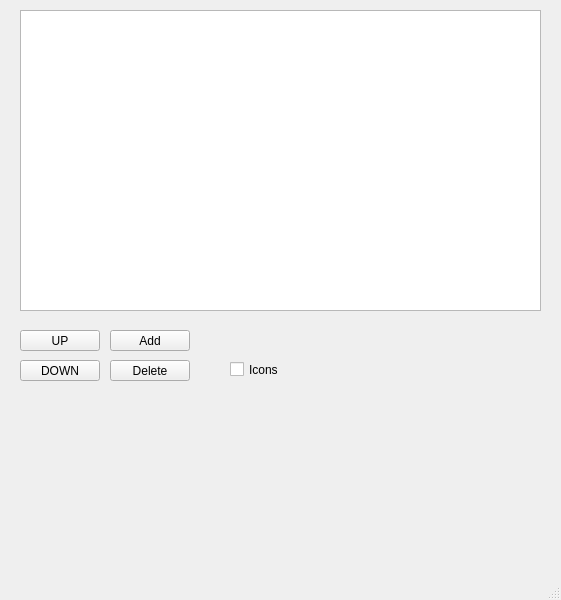
<?xml version="1.0" encoding="UTF-8"?>
<ui version="4.0">
 <class>MainWindow</class>
 <widget class="QMainWindow" name="MainWindow">
  <property name="geometry">
   <rect>
    <x>0</x>
    <y>0</y>
    <width>561</width>
    <height>600</height>
   </rect>
  </property>
  <property name="windowTitle">
   <string>MainWindow</string>
  </property>
  <widget class="QWidget" name="centralwidget">
   <widget class="QListView" name="listView">
    <property name="geometry">
     <rect>
      <x>20</x>
      <y>10</y>
      <width>521</width>
      <height>301</height>
     </rect>
    </property>
   </widget>
   <widget class="QPushButton" name="ButtonUp">
    <property name="geometry">
     <rect>
      <x>20</x>
      <y>330</y>
      <width>80</width>
      <height>21</height>
     </rect>
    </property>
    <property name="text">
     <string>UP</string>
    </property>
   </widget>
   <widget class="QPushButton" name="ButtonDown">
    <property name="geometry">
     <rect>
      <x>20</x>
      <y>360</y>
      <width>80</width>
      <height>21</height>
     </rect>
    </property>
    <property name="text">
     <string>DOWN</string>
    </property>
   </widget>
   <widget class="QPushButton" name="ButtonAdd">
    <property name="geometry">
     <rect>
      <x>110</x>
      <y>330</y>
      <width>80</width>
      <height>21</height>
     </rect>
    </property>
    <property name="text">
     <string>Add</string>
    </property>
   </widget>
   <widget class="QPushButton" name="ButtonDel">
    <property name="geometry">
     <rect>
      <x>110</x>
      <y>360</y>
      <width>80</width>
      <height>21</height>
     </rect>
    </property>
    <property name="text">
     <string>Delete</string>
    </property>
   </widget>
   <widget class="QCheckBox" name="IconsCheck">
    <property name="geometry">
     <rect>
      <x>230</x>
      <y>360</y>
      <width>72</width>
      <height>19</height>
     </rect>
    </property>
    <property name="text">
     <string>Icons</string>
    </property>
   </widget>
  </widget>
  <widget class="QMenuBar" name="menubar">
   <property name="geometry">
    <rect>
     <x>0</x>
     <y>0</y>
     <width>561</width>
     <height>21</height>
    </rect>
   </property>
  </widget>
  <widget class="QStatusBar" name="statusbar"/>
 </widget>
 <resources/>
 <connections/>
</ui>
